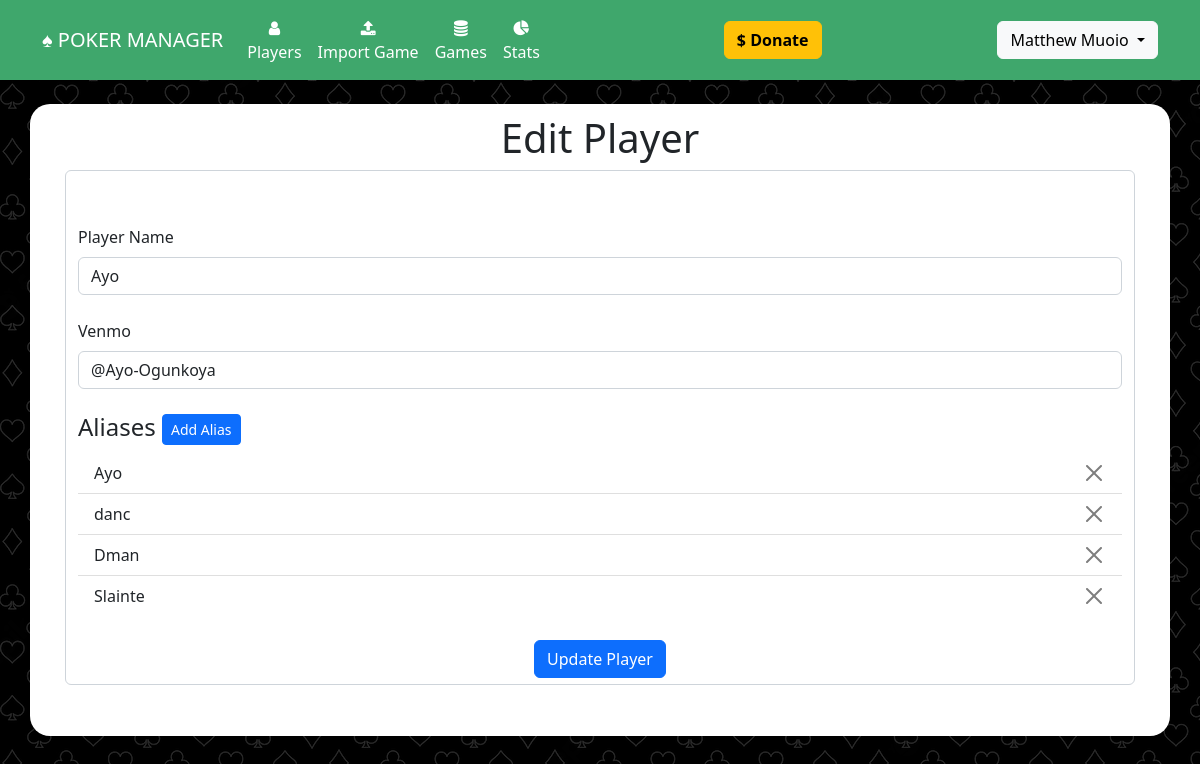
Screenshot of /edit_player?player_id=5 (signed in) with the database file from the repository.
### website/models.py (models this page shows)
class User(db.Model, UserMixin):
	id = db.Column(db.Integer, primary_key=True)
	email = db.Column(db.String(150), unique=True)
	password = db.Column(db.String(150))
	first_name = db.Column(db.String(150))
	last_name = db.Column(db.String(150))
	player_id = db.Column(db.Integer, db.ForeignKey('player.id'))
	admin = db.Column(db.Boolean, default=False)
	subscribed = db.Column(db.Boolean, default=False)
	can_upload = db.Column(db.Boolean, default=False)
	expires_on = db.Column(db.DateTime(timezone=True), default=func.now())

class Player(db.Model):
	id = db.Column(db.Integer, primary_key=True)
	name = db.Column(db.String(150), unique=True)
	venmo = db.Column(db.String(300))
	email = db.Column(db.String(300))
	games_played = db.Column(db.Integer, default=0)
	aliases = db.relationship('Alias', backref='player')
	earnings = db.relationship('Earning', backref='player')
	user = db.relationship('User', backref='player')
	pokernowid = db.relationship('PokernowId', backref='player')
	bankroll = db.relationship('Bankroll', backref='player')

class Alias(db.Model):
	id = db.Column(db.Integer, primary_key=True)
	alias = db.Column(db.String(150), unique=True)
	player_id = db.Column(db.Integer, db.ForeignKey('player.id'))

### website/views.py (the view, shortened to what this page needs)
@views.route('/edit_player', methods=['GET','POST'])
@admin_required
def edit_player():
	player_id = request.args.get('player_id')
	if not player_id:
		flash("That user does not exist.", category="error")
		return redirect(url_for('views.players'))
	player = Player.query.filter_by(id=player_id).first()
	if not player:
		flash("That player does not exist.", category="error")
		return redirect(url_for('views.players'))
	return render_template("edit_player.html", user=current_user, player=player)

### website/__init__.py (called while the page is built)
def create_app():
	app = Flask(__name__)
	app.config['SECRET_KEY'] = 'secret_key_password_string'
	app.config['SQLALCHEMY_DATABASE_URI'] = os.getenv('DATABASE_URL_SQ')
	migrate.init_app(app, db, render_as_batch=True)
	db.init_app(app)
	from .models import User, Player, Alias, Game, Payment, Url, Earning, PokernowId, Behavior
	from .views import views
	from .auth import auth
	app.register_blueprint(views, url_prefix='/')
	app.register_blueprint(auth, url_prefix='/')
	login_manager = LoginManager()
	login_manager.login_view = 'auth.login'
	login_manager.init_app(app)
	@login_manager.user_loader
	def load_user(id):
		return User.query.get(int(id))
	return app

### website/views.py (called while the page is built)
def admin_required(f):
	@wraps(f)
	def decorated_function(*args, **kwargs):
		if current_user.is_anonymous:
			return redirect(url_for('auth.login'))
		if current_user and current_user.admin:
			return f(*args, **kwargs)
		else:
			return redirect(url_for('auth.login'))
	return decorated_function

### website/templates/edit_player.html (shortened to what this page needs)
{% extends "base.html" %}
{% block content %}
<h1 align="center">Edit Player</h1>
<form method="POST">
	<div class="form-control mb-3">
	<a href="{{url_for('views.players')}}" class="nav-item nav-link"><i  class="fa fa-reply" aria-hidden="true"></i></a><br/>
	<label for="player_name" class="form-label">Player Name</label>
	<input type="text" name="player_name" id="player_name" class="form-control" value="{{ player.name }}"></input>
	<br/>
	<label for="player_venmo" class="form-label">Venmo</label>
	<input type="text" name="player_venmo" id="player_venmo" class="form-control" value="{{ player.venmo }}"></input>
	<br/>
	<h4>Aliases <button type="button" class="btn btn-primary btn-sm"  data-bs-toggle="modal" data-bs-target="#addAliasModal"  data-bs-player-name="{{ player.name }}">Add Alias</button></h4>
	<ul class="list-group list-group-flush" id="notes">
		{% for alias in player.aliases %}
		<li class="list-group-item">{{ alias.alias }}
			{% if user and user.is_authenticated and user.admin %}<button type="button" class="btn-close float-end" onClick="deleteAlias({{alias.id}},{{player.id}})"></button>{% endif %}
		</li>
		{% endfor %}
	</ul>
	<br/>
	<div align="center">
		<button type="submit" id="player-submit" name="player-submit" class="btn btn-primary">Update Player</button>
	</div>
	</div>
</form>
{% endblock %}

### website/templates/base.html (shortened to what this page needs)
<!DOCTYPE html>
<html>
    <head>
<link href="https://cdn.jsdelivr.net/npm/bootstrap@5.2.0-beta1/dist/css/bootstrap.min.css" rel="stylesheet">
    <link
      rel="stylesheet"
      href="https://stackpath.bootstrapcdn.com/font-awesome/4.7.0/css/font-awesome.min.css"
    />
    <link
      rel="stylesheet"
      href="static/style.css"
    />
    </head>
    <body class="body">
        <nav class="navbar navbar-expand-lg navbar-dark" style="background-color: #3fa76c;">
            <div class="container-fluid" style="max-width: 1140px;margin-right:auto;margin-left:auto">
                <a class="navbar-brand" href="/">&spades; POKER MANAGER</a>
                <div class="collapse navbar-collapse justify-content-start" id="mainNavbar">
                    <div class="navbar-nav">
                        <ul class="navbar-nav me-auto mb-2 mb-lg-0">
                            <li class="nav-item" align="center"><a class="nav-link" id="nav-players" href="/players"><i class="fa fa-user" aria-hidden="true"></i><br/>Players</a></li>
                            {% if user and  user.is_authenticated and user.can_upload %}
                            <li class="nav-item" align="center"><a class="nav-link" id="nav-import-game" href="/import_game"><i class="fa fa-upload" aria-hidden="true"></i><br/>Import Game</a></li>
                            {% endif %}
                            <li class="nav-item" align="center"><a class="nav-link" id="nav-import-game" href="/games"><i class="fa fa-database" aria-hidden="true"></i><Br/>Games</a></li>
                            {% if user and  user.is_authenticated and user.player_id and user.subscribed %}
                            <li class="nav-item" align="center"><a class="nav-link" id="nav-import-game" href="/player_stats"><i class="fa fa-pie-chart" aria-hidden="true"></i><br/>Stats</a></li>
                            {% endif %}
                        </ul>
                    </div>
                    <div class="navbar-nav ml-auto" style="margin-left: auto">
                       <a href="https://account.venmo.com/u/MattMuoio" target="_blank" class="btn btn-warning"><b>$ Donate</b></a>
                    </div>
                    <div class="navbar-nav ml-auto" style="margin-left: auto">
                        <ul class="navbar-nav me-auto mb-2 mb-lg-0">
                            {% if user and  user.is_authenticated %}
                            <div class="dropdown">
                                <button class="btn btn-light dropdown-toggle" type="button" data-bs-toggle="dropdown" aria-expanded="false">
                                {{user.first_name}} {{user.last_name}}
                                </button>
                            </div>
                            {% else %}
                            <ul class="navbar-nav me-auto mb-2 mb-lg-0">
                                <li class="nav-item"><a class="nav-link" id="nav-signUp" href="/sign-up">Sign Up</a></li>
                                <li class="nav-item"><a class="nav-link" id="nav-login" href="/login">Login</a></li>
                            </ul>
                            {% endif %}
                        </ul>
                    </div>
                </div>
            </div>
        </nav>
        <br/>
        <div class="container h-100 body_container" style="max-width:1140px; background-color: #fff;">
            {% block content %}
            {% endblock %}
        </div>
    </body>
</html>

### website/static/style.css (style rules this page uses)
.body { height: 100%; background-image: url("card_suits4.png"); }
.body_container { border-radius: 20px; padding: 10px 35px 35px 35px; }
.nav-link { color: #fff; }

### rows the page displays
User: first_name "Matthew", last_name "Muoio"
Player: player_name "Ayo", player_venmo "@Ayo-Ogunkoya"
Alias: alias "Ayo"
Alias: alias "danc"
Alias: alias "Dman"
Alias: alias "Slainte"
